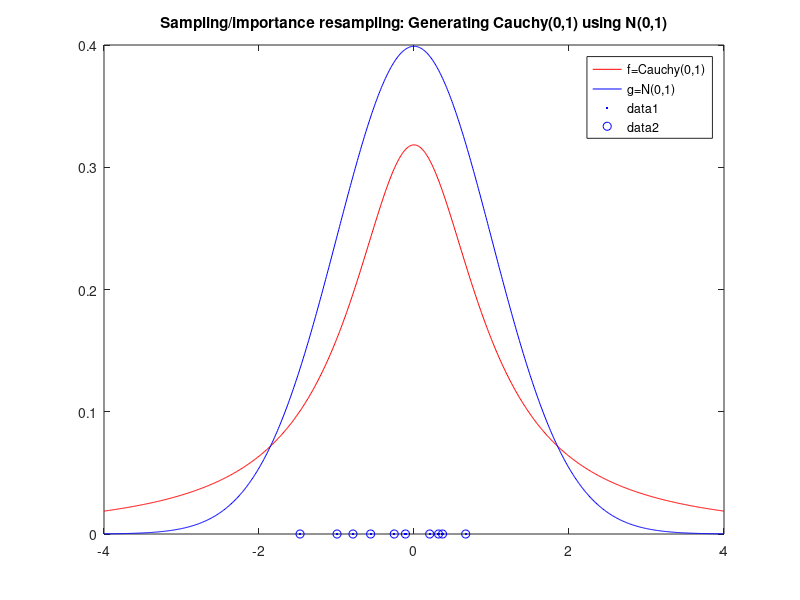

Reproduce this figure in MATLAB. (Note: this script raises an error after producing the figure.)
% sir_cauchy_normal.m

clear all

n = 1; % number of sample points required
m = 10; % number of initial sample points

nseed = 13;
randn('state',nseed), rand('state',nseed)

y = randn(1,m);
y2 = y.*y;
w = exp(.5 * y2) ./ (1 + y2);
w = w / sum(w);
x = randsample(y,n,true,w);

s = [-4:.01:4];
s2 = s .* s;
f = (1 ./ (1 + s2)) / pi;
g = exp(-.5 * s2) / sqrt(2*pi);
plot(s,f,'-r',s,g,'-b')
legend('f=Cauchy(0,1)','g=N(0,1)')
title('Sampling/importance resampling: Generating Cauchy(0,1) using N(0,1)')
hold on, pause
plot(x(1),0,'.b',x(1),0,'ob')
plot([x(1)-.02 x(1)-.02],[.005 tpdf(x(1)-.02,1)],'-r'), text(-1.7,.05,'f(y)')
plot([x(1)+.02 x(1)+.02],[.005 normpdf(x(1)+.02,0,1)],'-b'),text(-1.3,.05,'g(y)')
text(-1.2,.03,'w prop. to f(y)/g(y)'), pause, hold off
plot(s,f,'-r',s,g,'-b')
legend('f=Cauchy(0,1)','g=N(0,1)')
title('Sampling/importance resampling: Generating Cauchy(0,1) using N(0,1)')
hold on
plot(y,zeros(1,m),'.b',y,zeros(1,m),'ob'), pause
lplot2(y,w,'v','g'), hold on, pause
plot(x,0,'.r',x,0,'or'), pause
plot(x,0,'.b',x,0,'ob')
x2 = randsample(y,n,true,w);
plot(x2,0,'.r',x2,0,'or'), pause

n = 1000; % number of sample points required
m = 10000; % number of initial sample points

nseed = 23;
randn('state',nseed), rand('state',nseed)

y = randn(1,m);
y2 = y.*y;
w = exp(.5 * y2) ./ (1 + y2);
w = w / sum(w);
x = randsample(y,n,true,w);

hold off
plot(s,f,'-r',s,g,'-b')
legend('f=Cauchy(0,1)','g=N(0,1)')
title('Sampling/importance resampling: Generating Cauchy(0,1) using N(0,1)')
hold on
plot(y,zeros(1,m),'.b')
lplot2(y,w,'v','g'), pause
plot(s,f,'-r',s,g,'-b')
legend('f=Cauchy(0,1)','g=N(0,1)')
title('Sampling/importance resampling: Generating Cauchy(0,1) using N(0,1)')
hold on
plot(x,zeros(1,n),'.r'), pause
histogram(x,1,[-inf inf],'r');

